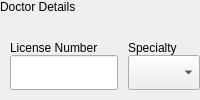
        <widget class="QWidget" name="Specialization" native="true">
         <property name="sizePolicy">
          <sizepolicy hsizetype="Preferred" vsizetype="Maximum">
           <horstretch>0</horstretch>
           <verstretch>0</verstretch>
          </sizepolicy>
         </property>
         <layout class="QVBoxLayout" name="verticalLayout_8">
          <property name="spacing">
           <number>5</number>
          </property>
          <property name="leftMargin">
           <number>0</number>
          </property>
          <property name="topMargin">
           <number>0</number>
          </property>
          <property name="rightMargin">
           <number>0</number>
          </property>
          <property name="bottomMargin">
           <number>10</number>
          </property>
          <item alignment="Qt::AlignTop">
           <widget class="QLabel" name="Title_2">
            <property name="text">
             <string>Doctor Details</string>
            </property>
           </widget>
          </item>
          <item alignment="Qt::AlignTop">
           <widget class="QWidget" name="widget_6" native="true">
            <layout class="QHBoxLayout" name="horizontalLayout_6">
             <property name="spacing">
              <number>10</number>
             </property>
             <property name="leftMargin">
              <number>10</number>
             </property>
             <property name="topMargin">
              <number>0</number>
             </property>
             <property name="rightMargin">
              <number>0</number>
             </property>
             <property name="bottomMargin">
              <number>0</number>
             </property>
             <item alignment="Qt::AlignTop">
              <widget class="QWidget" name="widget_11" native="true">
               <layout class="QVBoxLayout" name="verticalLayout_17">
                <property name="spacing">
                 <number>0</number>
                </property>
                <property name="leftMargin">
                 <number>0</number>
                </property>
                <property name="topMargin">
                 <number>0</number>
                </property>
                <property name="rightMargin">
                 <number>0</number>
                </property>
                <property name="bottomMargin">
                 <number>0</number>
                </property>
                <item alignment="Qt::AlignTop">
                 <widget class="QLabel" name="label_9">
                  <property name="sizePolicy">
                   <sizepolicy hsizetype="Expanding" vsizetype="Preferred">
                    <horstretch>0</horstretch>
                    <verstretch>0</verstretch>
                   </sizepolicy>
                  </property>
                  <property name="text">
                   <string>License Number</string>
                  </property>
                 </widget>
                </item>
                <item>
                 <widget class="QLineEdit" name="License">
                  <property name="sizePolicy">
                   <sizepolicy hsizetype="Expanding" vsizetype="Preferred">
                    <horstretch>0</horstretch>
                    <verstretch>0</verstretch>
                   </sizepolicy>
                  </property>
                  <property name="minimumSize">
                   <size>
                    <width>0</width>
                    <height>35</height>
                   </size>
                  </property>
                  <property name="maximumSize">
                   <size>
                    <width>16777215</width>
                    <height>35</height>
                   </size>
                  </property>
                 </widget>
                </item>
               </layout>
              </widget>
             </item>
             <item alignment="Qt::AlignTop">
              <widget class="QWidget" name="widget_10" native="true">
               <layout class="QVBoxLayout" name="verticalLayout_16">
                <property name="spacing">
                 <number>0</number>
                </property>
                <property name="leftMargin">
                 <number>0</number>
                </property>
                <property name="topMargin">
                 <number>0</number>
                </property>
                <property name="rightMargin">
                 <number>0</number>
                </property>
                <property name="bottomMargin">
                 <number>0</number>
                </property>
                <item alignment="Qt::AlignTop">
                 <widget class="QLabel" name="label_8">
                  <property name="sizePolicy">
                   <sizepolicy hsizetype="Expanding" vsizetype="Preferred">
                    <horstretch>0</horstretch>
                    <verstretch>0</verstretch>
                   </sizepolicy>
                  </property>
                  <property name="text">
                   <string>Specialty</string>
                  </property>
                 </widget>
                </item>
                <item>
                 <widget class="QComboBox" name="Specialty">
                  <property name="sizePolicy">
                   <sizepolicy hsizetype="Preferred" vsizetype="Preferred">
                    <horstretch>0</horstretch>
                    <verstretch>0</verstretch>
                   </sizepolicy>
                  </property>
                  <property name="minimumSize">
                   <size>
                    <width>0</width>
                    <height>35</height>
                   </size>
                  </property>
                  <property name="maximumSize">
                   <size>
                    <width>16777215</width>
                    <height>35</height>
                   </size>
                  </property>
                 </widget>
                </item>
               </layout>
              </widget>
             </item>
            </layout>
           </widget>
          </item>
         </layout>
        </widget>
